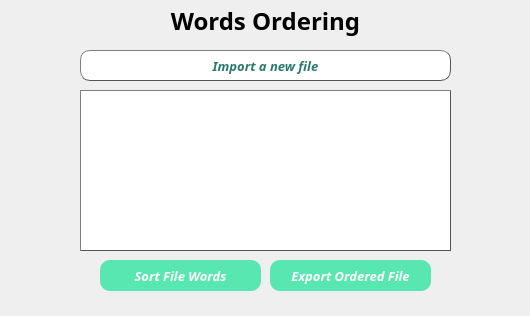
<?xml version="1.0" encoding="UTF-8"?>
<ui version="4.0">
 <class>MainWindow</class>
 <widget class="QMainWindow" name="MainWindow">
  <property name="geometry">
   <rect>
    <x>0</x>
    <y>0</y>
    <width>530</width>
    <height>316</height>
   </rect>
  </property>
  <property name="font">
   <font>
    <pointsize>10</pointsize>
   </font>
  </property>
  <property name="windowTitle">
   <string>Words Ordering</string>
  </property>
  <property name="windowIcon">
   <iconset resource="myresources.qrc">
    <normaloff>:/window-icon.png</normaloff>:/window-icon.png</iconset>
  </property>
  <widget class="QWidget" name="centralwidget">
   <widget class="QLabel" name="title">
    <property name="geometry">
     <rect>
      <x>170</x>
      <y>0</y>
      <width>191</width>
      <height>41</height>
     </rect>
    </property>
    <property name="font">
     <font>
      <family>Malgun Gothic</family>
      <pointsize>18</pointsize>
      <weight>75</weight>
      <bold>true</bold>
     </font>
    </property>
    <property name="text">
     <string>Words Ordering</string>
    </property>
    <property name="alignment">
     <set>Qt::AlignCenter</set>
    </property>
   </widget>
   <widget class="QPushButton" name="browse">
    <property name="geometry">
     <rect>
      <x>80</x>
      <y>50</y>
      <width>371</width>
      <height>31</height>
     </rect>
    </property>
    <property name="sizePolicy">
     <sizepolicy hsizetype="Fixed" vsizetype="Fixed">
      <horstretch>0</horstretch>
      <verstretch>0</verstretch>
     </sizepolicy>
    </property>
    <property name="font">
     <font>
      <family>Malgun Gothic</family>
      <pointsize>10</pointsize>
      <weight>75</weight>
      <italic>true</italic>
      <bold>true</bold>
     </font>
    </property>
    <property name="layoutDirection">
     <enum>Qt::LeftToRight</enum>
    </property>
    <property name="styleSheet">
     <string notr="true">color: rgb(42, 121, 112);
background-color: rgb(255, 255, 255);
border: 1px solid #555;
border-radius: 10;
border-style: outset;
</string>
    </property>
    <property name="text">
     <string>Import a new file</string>
    </property>
    <property name="icon">
     <iconset resource="myresources.qrc">
      <normaloff>:/file-icon.jpeg</normaloff>:/file-icon.jpeg</iconset>
    </property>
    <property name="iconSize">
     <size>
      <width>20</width>
      <height>20</height>
     </size>
    </property>
    <property name="autoDefault">
     <bool>false</bool>
    </property>
    <property name="default">
     <bool>false</bool>
    </property>
    <property name="flat">
     <bool>false</bool>
    </property>
   </widget>
   <widget class="QScrollArea" name="scrollArea">
    <property name="enabled">
     <bool>true</bool>
    </property>
    <property name="geometry">
     <rect>
      <x>80</x>
      <y>90</y>
      <width>371</width>
      <height>161</height>
     </rect>
    </property>
    <property name="styleSheet">
     <string notr="true">background-color: rgb(255, 255, 255);
border: 1px solid #555;
border-style: outset;</string>
    </property>
    <property name="verticalScrollBarPolicy">
     <enum>Qt::ScrollBarAsNeeded</enum>
    </property>
    <property name="widgetResizable">
     <bool>true</bool>
    </property>
    <widget class="QWidget" name="scrollAreaWidgetContents_2">
     <property name="geometry">
      <rect>
       <x>0</x>
       <y>0</y>
       <width>369</width>
       <height>159</height>
      </rect>
     </property>
     <widget class="QTextEdit" name="textEdit">
      <property name="enabled">
       <bool>true</bool>
      </property>
      <property name="geometry">
       <rect>
        <x>0</x>
        <y>30</y>
        <width>371</width>
        <height>131</height>
       </rect>
      </property>
      <property name="font">
       <font>
        <family>Malgun Gothic</family>
        <pointsize>10</pointsize>
        <italic>true</italic>
       </font>
      </property>
      <property name="styleSheet">
       <string notr="true">border: 0px</string>
      </property>
      <property name="readOnly">
       <bool>true</bool>
      </property>
     </widget>
     <widget class="QLabel" name="content">
      <property name="geometry">
       <rect>
        <x>0</x>
        <y>0</y>
        <width>371</width>
        <height>31</height>
       </rect>
      </property>
      <property name="font">
       <font>
        <family>Malgun Gothic</family>
        <pointsize>10</pointsize>
        <weight>75</weight>
        <italic>true</italic>
        <bold>true</bold>
       </font>
      </property>
      <property name="styleSheet">
       <string notr="true">border: 0px</string>
      </property>
      <property name="text">
       <string/>
      </property>
      <property name="alignment">
       <set>Qt::AlignCenter</set>
      </property>
     </widget>
    </widget>
   </widget>
   <widget class="QPushButton" name="sort">
    <property name="enabled">
     <bool>false</bool>
    </property>
    <property name="geometry">
     <rect>
      <x>100</x>
      <y>260</y>
      <width>161</width>
      <height>31</height>
     </rect>
    </property>
    <property name="sizePolicy">
     <sizepolicy hsizetype="Fixed" vsizetype="Fixed">
      <horstretch>0</horstretch>
      <verstretch>0</verstretch>
     </sizepolicy>
    </property>
    <property name="font">
     <font>
      <family>Malgun Gothic</family>
      <pointsize>10</pointsize>
      <weight>75</weight>
      <italic>true</italic>
      <bold>true</bold>
     </font>
    </property>
    <property name="layoutDirection">
     <enum>Qt::LeftToRight</enum>
    </property>
    <property name="styleSheet">
     <string notr="true">color: rgb(255, 255, 255);
background-color: rgb(88, 231, 176);
border: 0px;
border-radius: 10;
border-style: outset;
</string>
    </property>
    <property name="text">
     <string>Sort File Words</string>
    </property>
    <property name="iconSize">
     <size>
      <width>20</width>
      <height>20</height>
     </size>
    </property>
    <property name="autoDefault">
     <bool>false</bool>
    </property>
    <property name="default">
     <bool>false</bool>
    </property>
    <property name="flat">
     <bool>false</bool>
    </property>
   </widget>
   <widget class="QPushButton" name="exp">
    <property name="enabled">
     <bool>false</bool>
    </property>
    <property name="geometry">
     <rect>
      <x>270</x>
      <y>260</y>
      <width>161</width>
      <height>31</height>
     </rect>
    </property>
    <property name="sizePolicy">
     <sizepolicy hsizetype="Fixed" vsizetype="Fixed">
      <horstretch>0</horstretch>
      <verstretch>0</verstretch>
     </sizepolicy>
    </property>
    <property name="font">
     <font>
      <family>Malgun Gothic</family>
      <pointsize>10</pointsize>
      <weight>75</weight>
      <italic>true</italic>
      <bold>true</bold>
     </font>
    </property>
    <property name="layoutDirection">
     <enum>Qt::LeftToRight</enum>
    </property>
    <property name="styleSheet">
     <string notr="true">color: rgb(255, 255, 255);
background-color: rgb(88, 231, 176);
border: 0px;
border-radius: 10;
border-style: outset;
</string>
    </property>
    <property name="text">
     <string>Export Ordered File</string>
    </property>
    <property name="iconSize">
     <size>
      <width>20</width>
      <height>20</height>
     </size>
    </property>
    <property name="autoDefault">
     <bool>false</bool>
    </property>
    <property name="default">
     <bool>false</bool>
    </property>
    <property name="flat">
     <bool>false</bool>
    </property>
   </widget>
  </widget>
 </widget>
 <resources>
  <include location="myresources.qrc"/>
 </resources>
 <connections/>
</ui>
